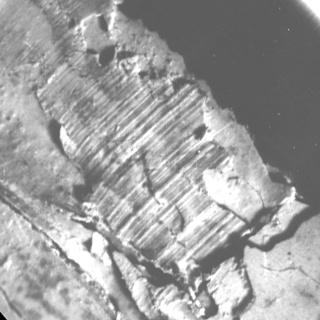
//> input picture Image_Processing/anisotropic_image_segmentation/gst_input.jpg, 320 x 320 px
$ ./houghcircles ../anisotropic_image_segmentation/gst_input.jpg   (built with g++ and OpenCV 4)
//> lines starting //> are read from the running program, lines starting //| are printed output that depends on the picture; after the words box and inside, x2 and y2 are one past the last pixel; in counts of white or black regions, pixels touching at a corner belong together
#include "opencv2/imgcodecs.hpp"
#include "opencv2/highgui.hpp"
#include "opencv2/imgproc.hpp"
using namespace cv;
using namespace std;
int main(int argc, char** argv)
{
    const char* filename = argc >= 2 ? argv[1] : "../../data/smarties.png";
    // Loads an image
    Mat src = imread(filename, IMREAD_COLOR);
//> src is the input picture: 320 rows x 320 cols, CV_8UC3; min 0, max 255, mean 158.5
    // Check if image is loaded fine
    if (src.empty()) {
        printf(" Error opening image\n");
        printf(" Program Arguments: [image_name -- default %s] \n", filename);
        return -1;
    }
    Mat gray;
    cvtColor(src, gray, COLOR_BGR2GRAY);
    medianBlur(gray, gray, 5);
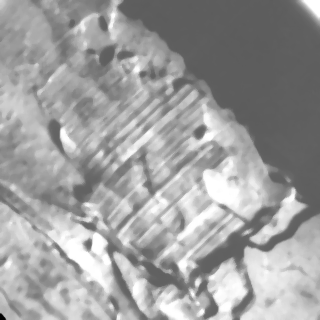
//> gray: 320 rows x 320 cols, CV_8UC1; min 0, max 255, mean 158.2
    vector<Vec3f> circles;
    HoughCircles(gray, circles, HOUGH_GRADIENT, 1,
        gray.rows / 16,  // change this value to detect circles with different distances to each other
        100, 30, 1, 30 // change the last two parameters
   // (min_radius & max_radius) to detect larger circles
    );
//> circles = 5 circles (x, y, radius): [121.5, 217.5, 23.9], [122.5, 118.5, 17.2], [161.5, 245.5, 21.7], [200.5, 129.5, 18.3], [204.5, 258.5, 17.2]
    for (size_t i = 0; i < circles.size(); i++)
    {
        Vec3i c = circles[i];
        Point center = Point(c[0], c[1]);
        // circle center
        circle(src, center, 1, Scalar(0, 100, 100), 3, LINE_AA);
        // circle outline
        int radius = c[2];
        circle(src, center, radius, Scalar(255, 0, 255), 3, LINE_AA);
    }
//> this loop made 5 passes
//> (center, radius) on passes 1 to 5: (Point(122, 218), 24), (Point(122, 118), 17), (Point(162, 246), 22), (Point(200, 130), 18), (Point(204, 258), 17)
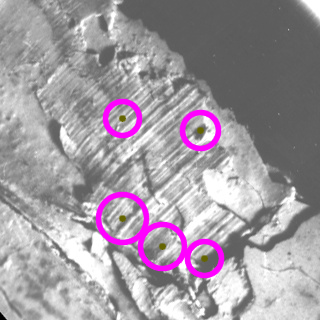
//> src: 320 rows x 320 cols, CV_8UC3; 4.42% of pixels changed, all inside (x1, y1, x2, y2) = (95, 98, 225, 279)
    imshow("detected circles", src);
    waitKey();
    return 0;
}
